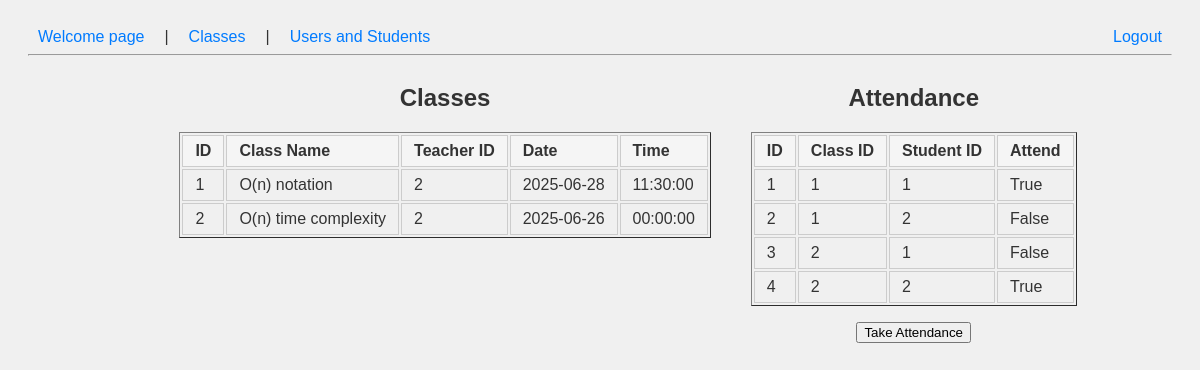
The app's page /classes, older data.
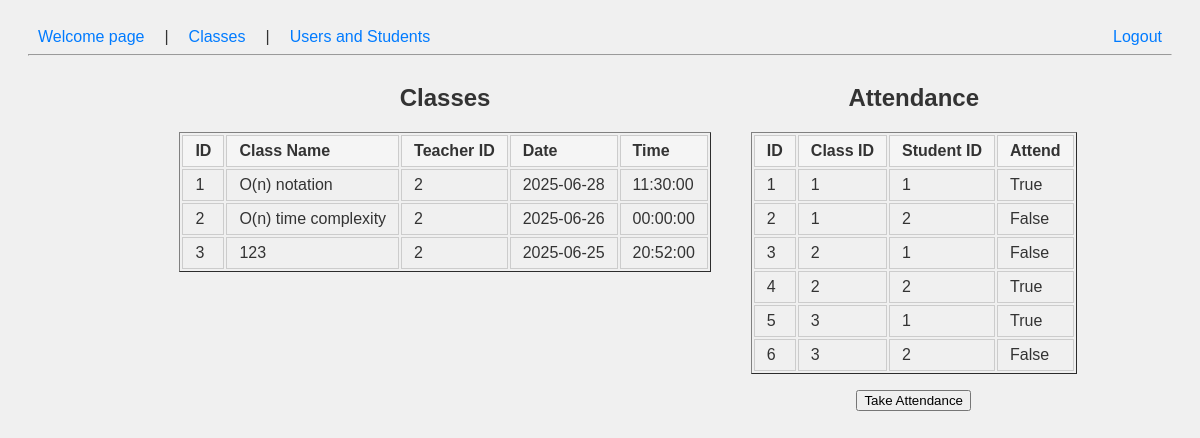
The same page, newer data.
### models.py (models this page shows)
class BaseModel(Model):
    class Meta:
        database = db

class Class(BaseModel):
    id_class = AutoField()
    class_name = CharField()
    id_user = ForeignKeyField(User, backref='classes')
    date = DateField()
    time = TimeField()

class User(BaseModel):
    id_user = AutoField()
    name = CharField()
    is_admin = BooleanField() # True if admin, False if teacher
    login = BooleanField(unique=False)
    password = CharField() # Store hashed passwords in production

class Attendance(BaseModel):
    id = AutoField()
    id_class = ForeignKeyField(Class, backref='attendances')
    id_student = ForeignKeyField(Student, backref='attendances')
    attend = BooleanField() # True if present, False if absent
    class Meta:
        indexes = (
            (('id_class', 'id_student'), True), # Unique constraint
        )

class Student(BaseModel):
    id_student = AutoField()
    name = CharField()
    email = CharField(unique=True)
    phone = CharField(null=True)
    birthdate = DateField()

### app.py (the view)
@app.route('/classes')
def class_manage():
    classes = Class.select()
    attendances = Attendance.select()
    current_user = User.select().where((User.login == True) & (User.is_admin == True)).first()
    return render_template('classManage.html', classes=classes, attendances=attendances, current_user=current_user)

### templates/classManage.html (shortened to what this page needs)
{% extends "dashboard.html" %}
{% block content %}
<div class="side-by-side-tables">
    <div>
        <h2>Classes</h2>
        <table border="1">
            <tr>
                <th>ID</th>
                <th>Class Name</th>
                <th>Teacher ID</th>
                <th>Date</th>
                <th>Time</th>
            </tr>
            {% for c in classes %}
            <tr>
                <td>{{ c.id_class }}</td>
                <td>{{ c.class_name }}</td>
                <td>{{ c.id_user.id_user }}</td>
                <td>{{ c.date }}</td>
                <td>{{ c.time }}</td>
            </tr>
            {% endfor %}
        </table>
    </div>
    <div>
        <h2 style="text-align: center;">Attendance</h2>
        <table border="1" style="margin: 0 auto;">
            <tr>
                <th>ID</th>
                <th>Class ID</th>
                <th>Student ID</th>
                <th>Attend</th>
            </tr>
            {% for a in attendances %}
            <tr>
                <td>{{ a.id }}</td>
                <td>{{ a.id_class.id_class }}</td>
                <td>{{ a.id_student.id_student }}</td>
                <td>{{ a.attend }}</td>
            </tr>
            {% endfor %}
        </table>
        <div class="add-class-btn">
            <a href="/takeAttendance">
                <button type="button">Take Attendance</button>
            </a>
        </div>
    </div>
</div>
{% endblock %}

Row changes from the older to the newer data that the page shows:
added Class: id_class "3", class_name "123", id_user.id_user "2", date "2025-06-25", time "20:52:00"
added Attendance: id "5", id_class.id_class "3", id_student.id_student "1", attend "True"
added Attendance: id "6", id_class.id_class "3", id_student.id_student "2", attend "False"
